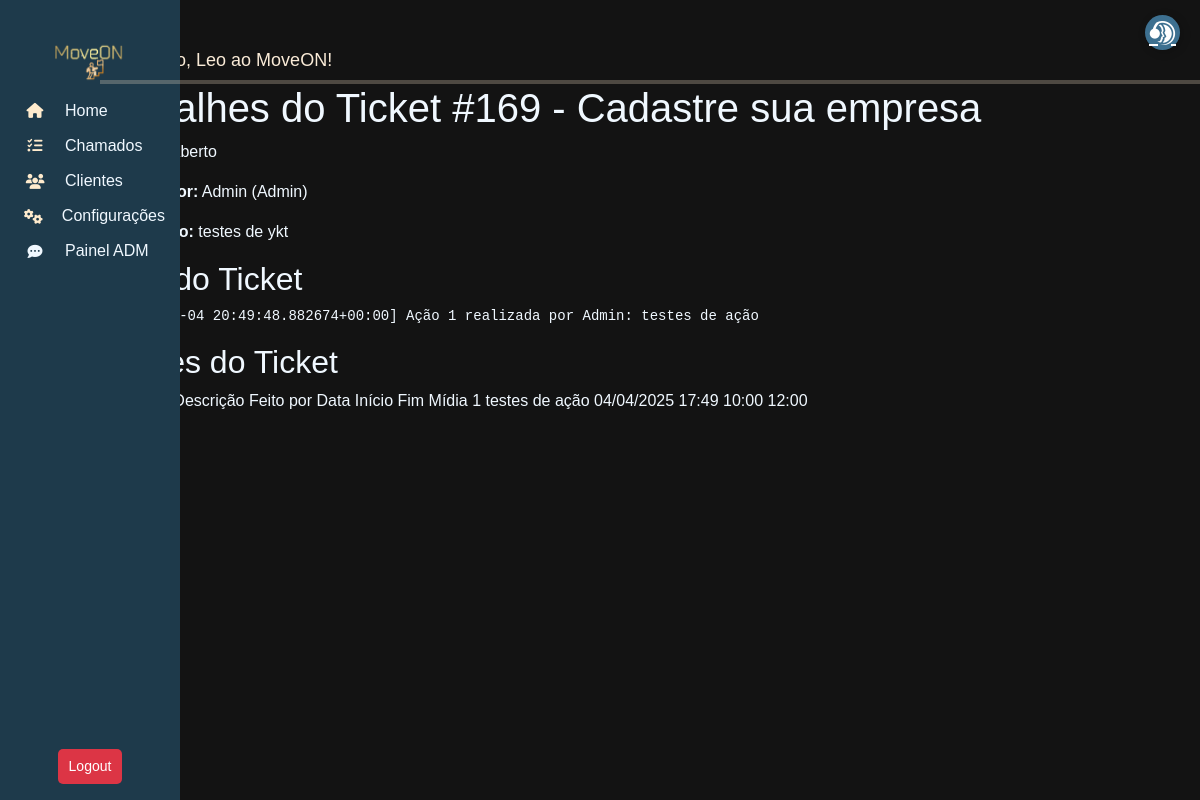
Page /move/tickets/detail/169 (signed in) on the committed database.
### move_on/models.py (models this page shows, shortened)
class User(AbstractUser):
    client = models.ForeignKey(Profile, on_delete=models.CASCADE, related_name="users", null=True, blank=True, db_column='client')
    role = models.ForeignKey(Role, on_delete=models.SET_NULL, null=True, blank=True, db_column='role')
    groups = models.ManyToManyField(
        'auth.Group',
        related_name='move_on_users',
        blank=True
    )
    user_permissions = models.ManyToManyField(
        'auth.Permission',
        related_name='move_on_users',
        blank=True
    )
    class Meta:
        db_table = "users"
    def __str__(self):
        return f"{self.username} ({self.role})" if self.role else self.username

class Ticket(models.Model):
    client = models.ForeignKey(Profile, on_delete=models.PROTECT, related_name="tickets", null=True, blank=True)
    created_by = models.ForeignKey(User, on_delete=models.CASCADE, related_name="created_tickets", null=True, blank=True)
    assigned_team = models.ForeignKey(Team, on_delete=models.SET_NULL, null=True, blank=True, related_name="tickets")
    sla = models.ForeignKey(SLA, on_delete=models.SET_NULL, null=True, blank=True)
    title = models.CharField("Título", max_length=255, null=True, blank=True)
    description = models.TextField("Descrição", null=True, blank=True)
    status = models.ForeignKey(TicketStatus, on_delete=models.SET_NULL, null=True, blank=True)
    created_at = models.DateTimeField("Criado em", auto_now_add=True)
    updated_at = models.DateTimeField("Atualizado em", auto_now=True)
    due_date = models.DateTimeField("Previsão", null=True, blank=True)
    category = models.ForeignKey(Category, on_delete=models.CASCADE, blank=True, null=True)
    log = models.TextField("Log de Alterações", blank=True)
    class Meta:
        db_table = "tickets"

class TicketStatus(models.Model):
    name = models.CharField("Status", max_length=50, unique=True)
    class Meta:
        db_table = "ticket_status"
    def __str__(self):
        return self.name

class Role(models.Model):
    name = models.CharField("Nome do Papel", max_length=50, unique=True)
    description = models.TextField("Descrição", blank=True, null=True)
    class Meta:
        db_table = "roles"
    def __str__(self):
        return self.name

class TicketAction(models.Model):
    ticket = models.ForeignKey(Ticket, on_delete=models.CASCADE, related_name="actions")
    action_number = models.IntegerField("Número da Ação")
    performed_by = models.ForeignKey(User, on_delete=models.CASCADE)
    description = models.TextField("Descrição da Ação")
    assigned_team = models.ForeignKey(Team, on_delete=models.SET_NULL, null=True, blank=True)
    action_date = models.DateTimeField("Data da Ação", default=timezone.now)
    action_start_time = models.TimeField("Hora de Início", null=True, blank=True)
    action_end_time = models.TimeField("Hora de Fim", null=True, blank=True)
    audio = models.FileField(upload_to="tickets/audios/", null=True, blank=True)
    image = models.ImageField(upload_to="tickets/images/", null=True, blank=True)
    class Meta:
        db_table = "ticket_actions"
        ordering = ["action_number"]

### move_on/views.py (the view, shortened to what this page needs)
# urls.py: path('tickets/detail/<int:pk>', TicketDetailView.as_view(), name="ticket_detail"),
class TicketDetailView(LoginRequiredMixin, DetailView):
        model = Ticket
        template_name = "tickets/ticket_detail.html"
        context_object_name = "ticket"
        def get_context_data(self, **kwargs):
            context = super().get_context_data(**kwargs)
            context["actions"] = self.object.actions.all()  # Pegando todas as ações do ticket
            return context

### move_on/templates/Tickets/ticket_detail.html (shortened to what this page needs)
{% extends "Menu/menu.html" %} {% block content %}
<div class="container" style="color: aliceblue;">
  <h1>Detalhes do Ticket #{{ ticket.id }} - {{ ticket.title }}</h1>
  <p><strong>Status:</strong> {{ ticket.status }}</p>
  <p><strong>Criado por:</strong> {{ ticket.created_by }}</p>
  <p><strong>Descrição:</strong> {{ ticket.description }}</p>
  <h2>Log do Ticket</h2>
  <pre>{{ ticket.log }}</pre>
  <h2>Ações do Ticket</h2>
  <table-responsive border="1">
    <tr>
      <th>Descrição</th>
      <th>Feito por</th>
      <th>Data</th>
      <th>Início</th>
      <th>Fim</th>
      <th>Mídia</th>
    </tr>
    {% for action in ticket.actions.all %}
    <tr>
      <td>{{ action.action_number }}</td>
      <td>{{ action.description }}</td>
      <td>{{ action.action_date|date:"d/m/Y H:i" }}</td>
      <td>{{ action.action_start_time }}</td>
      <td>{{ action.action_end_time }}</td>
    </tr>
    {% empty %}
    <tr>
      <td colspan="7">Nenhuma ação registrada.</td>
    </tr>
    {% endfor %}
</div>
{% endblock %}

### move_on/templates/Menu/menu.html (shortened to what this page needs)
{% load static %}
<head>
  <link href="https://cdn.jsdelivr.net/npm/bootstrap@5.3.3/dist/css/bootstrap.min.css" rel="stylesheet" />
  <link rel="stylesheet" href="https://cdnjs.cloudflare.com/ajax/libs/font-awesome/6.5.1/css/all.min.css" />
  <link rel="stylesheet" href="{% static 'css/styles.css' %}" />
</head>
<body>
  <nav class="sidebar">
    <h6> <img src="{% static 'image/moveon.png' %}" style="width: 100px; height:50px;"></h6>
    {% if user.is_authenticated %}
    <a href="/" data-bs-toggle="tooltip" data-bs-placement="right" title="Home">
      <i class="fas fa-home"></i> <span>Home</span>
    </a>
    <a href="{% url 'ticket_list' %}" data-bs-toggle="tooltip" data-bs-placement="right" title="Chamados">
      <i class="fas fa-tasks"></i> <span>Chamados</span>
    </a>
    <a href="{%url 'profile_list'%}" data-bs-toggle="tooltip" data-bs-placement="right" title="Clientes">
      <i class="fas fa-users"></i> <span>Clientes</span>
    </a>
    <a href="{% url 'params' %}" data-bs-toggle="tooltip" data-bs-placement="right" title="Configurações">
      <i class="fas fa-cogs"></i> <span>Configurações</span>
    </a>
    <a href="{% url 'chat_admin_panel' %}" data-bs-toggle="tooltip" data-bs-placement="right" title="Painel">
      <i class="fa-solid fa-comment-dots"></i><span>Painel ADM</span>
    </a>
    <form method="POST" action="{% url 'logout' %}">
      <button type="submit" class="btn btn-danger-2 w-100">Logout</button>
    </form>
    {% else %}
    <p>Necessário estar logado</p>
    {% endif %}
  </nav>
  <div class="content">
    <h3>
      {% block title %}Bem-vindo, {{ user.username }} ao MoveON!{% endblock %}
    </h3>
    <div class="bar-tab-color-preview">
      <hr style="border: none; height: 4px; background-color:blanchedalmond; margin: 0;">
    </div>
    {% block content %}{% endblock %}
  </div>
  <a href="{% url 'ticket_form' %}" class="support-btn" data-bs-toggle="tooltip" data-bs-placement="left"
    title="Novo Chamado">
    <i class="fa-brands fa-teamspeak"></i>
  </a>
</body>
</html>

### move_on/static/css/styles.css (style rules this page uses)
body { background-color: rgb(19, 19, 19); }
* { font-family: Verdana, Geneva, Tahoma, sans-serif; }
.sidebar { width: 60px; height: 100vh; background: #1e3a4b; position: fixed; top: 0; left: 0; display: flex; flex-direction: column; align-items: center; padding-top: 35px; transition: width 0.5s ease; }
h4, h6 { color: antiquewhite; font-weight: bolder; font-size: 15px; }
h3 { color: antiquewhite; font-size: 18px; }
.sidebar a { text-decoration: none; color: aliceblue; display: flex; align-items: center; gap: 10px; padding: 15px; width: 100%; white-space: nowrap; overflow: hidden; }
.sidebar a i { font-size: 15px; width: 40px; text-align: center; }
.content { margin-left: 100px; margin-top: 50px; }
.fa-home { color: blanchedalmond; }
.fa-tasks { color: blanchedalmond; }
.fa-users { color: blanchedalmond; }
.fa-cogs { color: blanchedalmond; }
.support-btn { position: fixed; top: 15px; right: 20px; background: #3d7090; color: white; border-radius: 50%; width: 35px; height: 35px; display: flex; align-items: center; justify-content: center; font-size: 1.5rem; box-shadow: 2px 2px 10px rgba(0, 0, 0, 0.2); transition: transform 0.2s ease-in-out; z-index: 1000; }
.btn { padding: 5px 10px; font-size: 12px; border-radius: 5px; }
.btn-danger-2 { background-color: #dc3545; color: white; padding: 10px 20px; border-radius: 5px; margin-top: 50vh; }
@media (min-width: 820px) { .btn-danger-2 { margin-top: 60vh; font-size: 14px; padding: 6px 10px; } }

### rows in the picture
User: username "Leo"
Ticket: id "169", title "Cadastre sua empresa", status "Aberto", created_by "Admin (Admin)", description "testes de ykt", log "[2025-04-04 20:49:48.882674+00:00] Ação 1 realizada por Admin: testes de ação"
TicketAction: action_number "1", description "testes de ação", action_date "04/04/2025 17:49", action_start_time "10:00", action_end_time "12:00"
